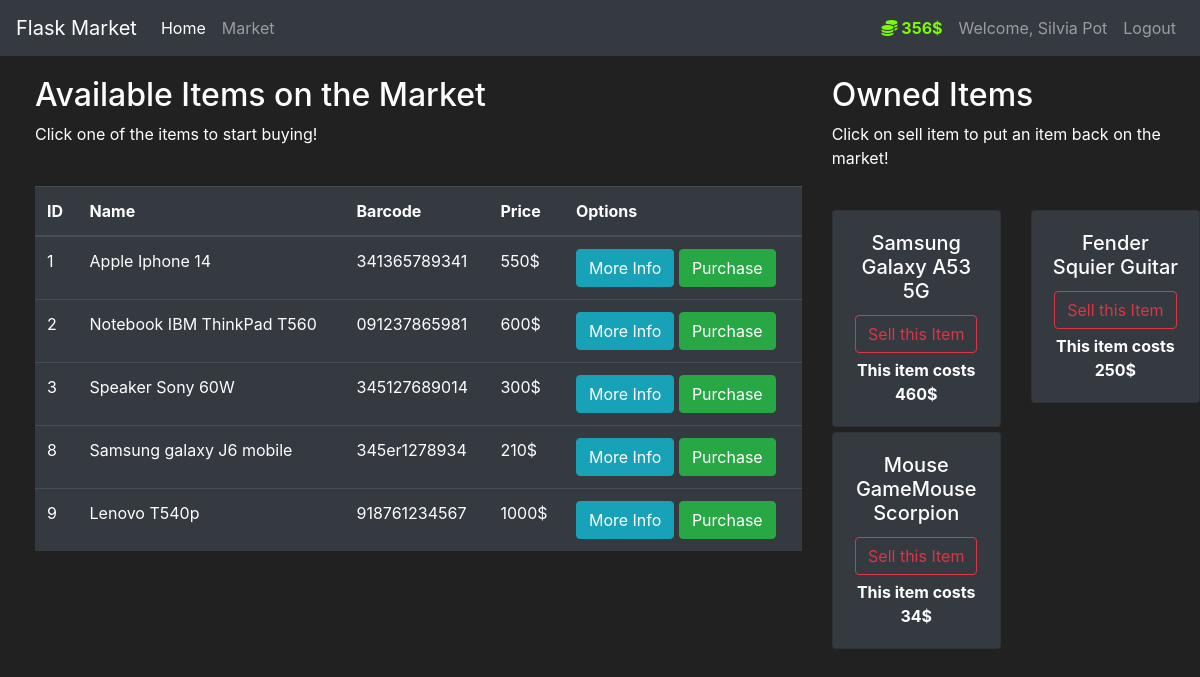
The page /market (signed in) on the database its author committed.
### market/models.py (models this page shows, shortened)
class User(db.Model, UserMixin):
    id = db.Column(db.Integer(),primary_key=True)
    userName = db.Column(db.String(length=30),nullable=False,unique=True)
    email_address = db.Column(db.String(length=50),nullable=False,unique=True)
    password_hash = db.Column(db.String(length=60),nullable=False)
    budget = db.Column (db.Integer(),nullable=False, default=1000)
    items = db.relationship('Item', backref='owned_user', lazy=True)
    @property
    def prettier_budget(self):
        if len(str(self.budget)) >= 4:
            return f"{str(self.budget)[:-3]},{str(self.budget)[-3:]}$"
        else:
            return f"{self.budget}$"
    @property
    def password(self):
        return self.password

class Item(db.Model):
    id = db.Column(db.Integer(), primary_key=True)
    name = db.Column(db.String(length=30), nullable=False, unique=True)
    price = db.Column(db.Integer(), nullable=False)
    barcode = db.Column(db.String(length=12),nullable=False, unique=True)
    description = db.Column(db.String(length=1024), nullable=False, unique=True)
    owner = db.Column(db.Integer(),db.ForeignKey('user.id'))

### market/routes.py (the view, shortened to what this page needs)
@app.route('/market', methods=['GET','POST'])
@login_required
def market_page():
    purchase_form = PurchaseItemForm()
    selling_form = SellItemForm()
    """ if purchase_form.validate_on_submit():

        #print(purchase_form.__dict__) # return dict of purchasing items
        # <input id="submit" name="submit" type="submit" value="Purchase Item">
        print(request.form.get['purchased_item']) # return ipnut tag html code -> represend it in modals file like an hidden
 """
    if request.method == "GET":
        items = Item.query.filter_by(owner=None)
        owned_items = Item.query.filter_by(owner=current_user.id) # grab items by ID of user because you create relatioship with user_id
        return render_template('market.html',items=items, purchase_form=purchase_form, owned_items=owned_items, selling_form=selling_form)

### market/models.py (called while the page is built)
@login_manager.user_loader # contain UserMixin - methods that must pass before its loaded
def load_user(user_id):
    return User.query.get(int(user_id))

### market/templates/market.html (shortened to what this page needs)
{% extends 'base.html' %}
{% block content %}
<div class="row" style="margin-top: 20px; margin-left: 20px;">
    <div class="col-8">
        <h2>Available Items on the Market</h2>
        <p>Click one of the items to start buying!</p>
        <br>
        <table class="table table-hover table-dark">
            <thead>
                <tr>
                    <th scope="col">ID</th>
                    <th scope="col">Name</th>
                    <th scope="col">Barcode</th>
                    <th scope="col">Price</th>
                    <th scope="col">Options</th>
                </tr>
            </thead>
            <tbody>
                    {% for item in items %}
                    <tr>
                        <td>{{item.id}}</td>
                        <td>{{item.name}}</td>
                        <td>{{item.barcode}}</td>
                        <td>{{item.price}}$</td>
                        <td>
                            <button class="btn btn-outline btn-info" data-toggle="modal" data-target="#Modal-MoreInfo-{{item.id}}">More Info</button>
                            <button class="btn btn-outline btn-success" data-toggle="modal" data-target="#Modal-PurchaseConfirm-{{ item.id }}">Purchase</button>
                        </td>
                    </tr>
                    {% endfor %}
            </tbody>
        </table>
    </div>
    <div class="col-4">
        <h2>Owned Items</h2>
        <p>Click on sell item to put an item back on the market!</p>
        <br>
        <div class="row">
            {% for owned_item in owned_items %}
                <div class="col-md-6">
                    <div style="margin-bottom: 5px" class="card text-center bg-dark">
                        <div class="card-body">
                            <h5 class="card-title">{{ owned_item.name }}</h5>
                            <button type="button" class="btn btn-outline-danger" style="margin-bottom: 5px"
                                    data-toggle="modal" data-target="#Modal-SellingConfirm-{{ owned_item.id }}">
                                Sell this Item
                            </button>
                            <p class="card-text"><strong>
                                This item costs {{ owned_item.price }}$
                            </strong></p>
                        </div>
                    </div>
                </div>
            {% endfor %}
        </div>
    </div>
</div>
{% endblock %}

### market/templates/base.html (shortened to what this page needs)
<!doctype html>
<html lang="en">
   <head>
      <link rel="stylesheet" href="https://cdn.jsdelivr.net/npm/bootstrap@4.5.3/dist/css/bootstrap.min.css">
   </head>
   <body>
      <nav class="navbar navbar-expand-md navbar-dark bg-dark">
        <a class="navbar-brand" href="{{url_for('home_page')}}">Flask Market</a>
        <div class="collapse navbar-collapse" id="navbarNav">
            <ul class="navbar-nav mr-auto">
                <li class="nav-item active">
                    <a class="nav-link" href="{{url_for('home_page')}}">Home <span class="sr-only">(current)</span></a>
                </li>
                <li class="nav-item">
                    <a class="nav-link" href="{{url_for('market_page')}}">Market</a>
                </li>
            </ul>
            {% if current_user.is_authenticated %}
            <ul class="navbar-nav">
                <li class="nav-item">
                    <a class="nav-link" style="color: lawngreen; font-weight: bold;">
                        <i class="fas fa-coins"></i>
                        {{current_user.prettier_budget}}
                    </a>
                </li>
                <li class="nav-item">
                    <a class="nav-link" >Welcome, {{current_user.userName}}</a>
                </li>
                <li class="nav-item">
                    <a class="nav-link" href="{{url_for('logout_page')}}">Logout</a>
                </li>
            </ul>
            {% endif %}
        </div>
      </nav>
      {% block content %}
      {% endblock %}
   </body>
</html>

### market/templates/base.html (style rules this page uses)
body { background-color: #212121; color: white }

### rows shown on the page
User: prettier_budget "356$", userName "Silvia Pot"
Item: id "1", name "Apple Iphone 14", barcode "341365789341", price "550"
Item: id "2", name "Notebook IBM ThinkPad T560", barcode "091237865981", price "600"
Item: id "3", name "Speaker Sony 60W", barcode "345127689014", price "300"
Item: id "8", name "Samsung galaxy J6 mobile", barcode "345er1278934", price "210"
Item: id "9", name "Lenovo T540p", barcode "918761234567", price "1000"
Item: name "Samsung Galaxy A53 5G", price "460"
Item: name "Fender Squier Guitar", price "250"
Item: name "Mouse GameMouse Scorpion", price "34"
